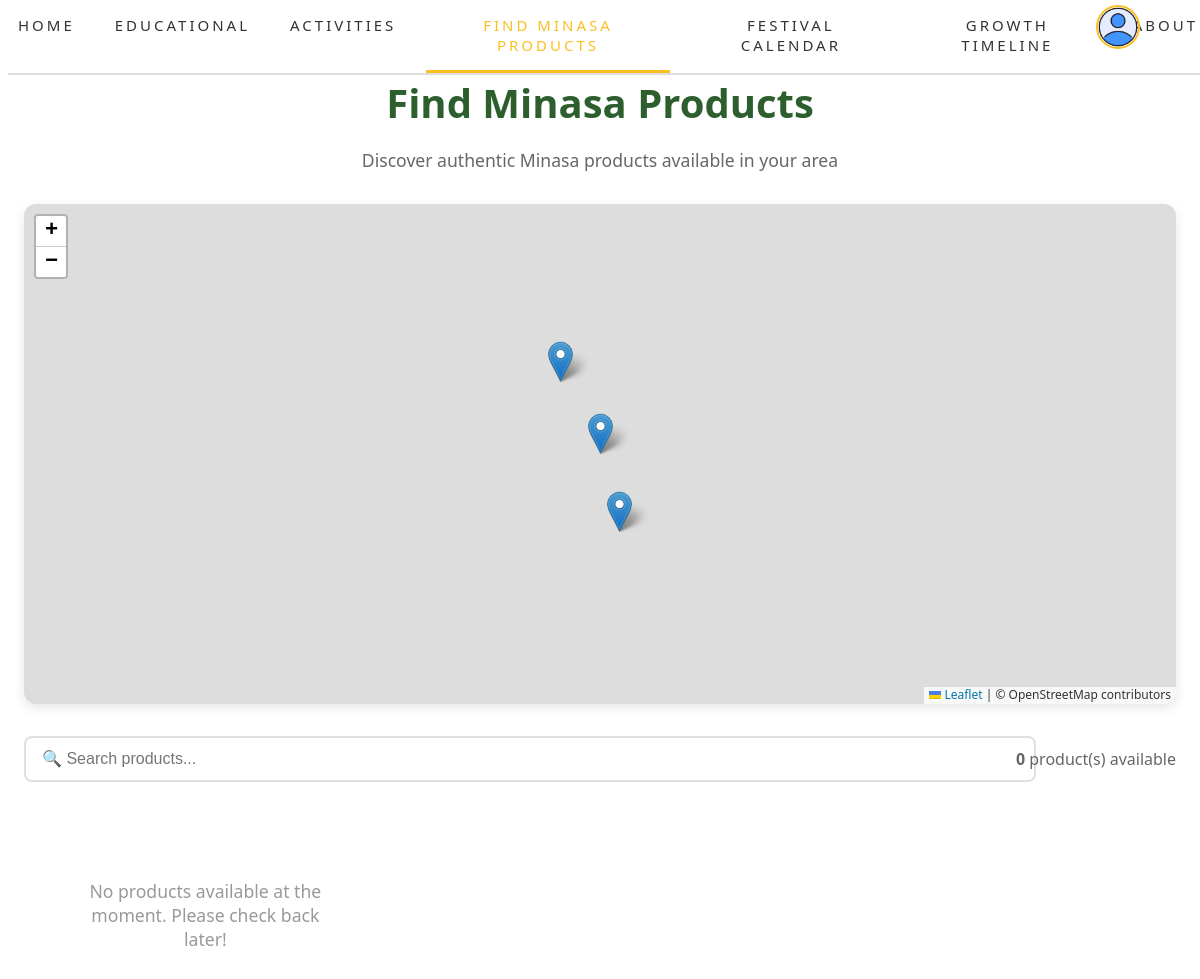
The page /users/find-minasa/ on the database as committed earlier.
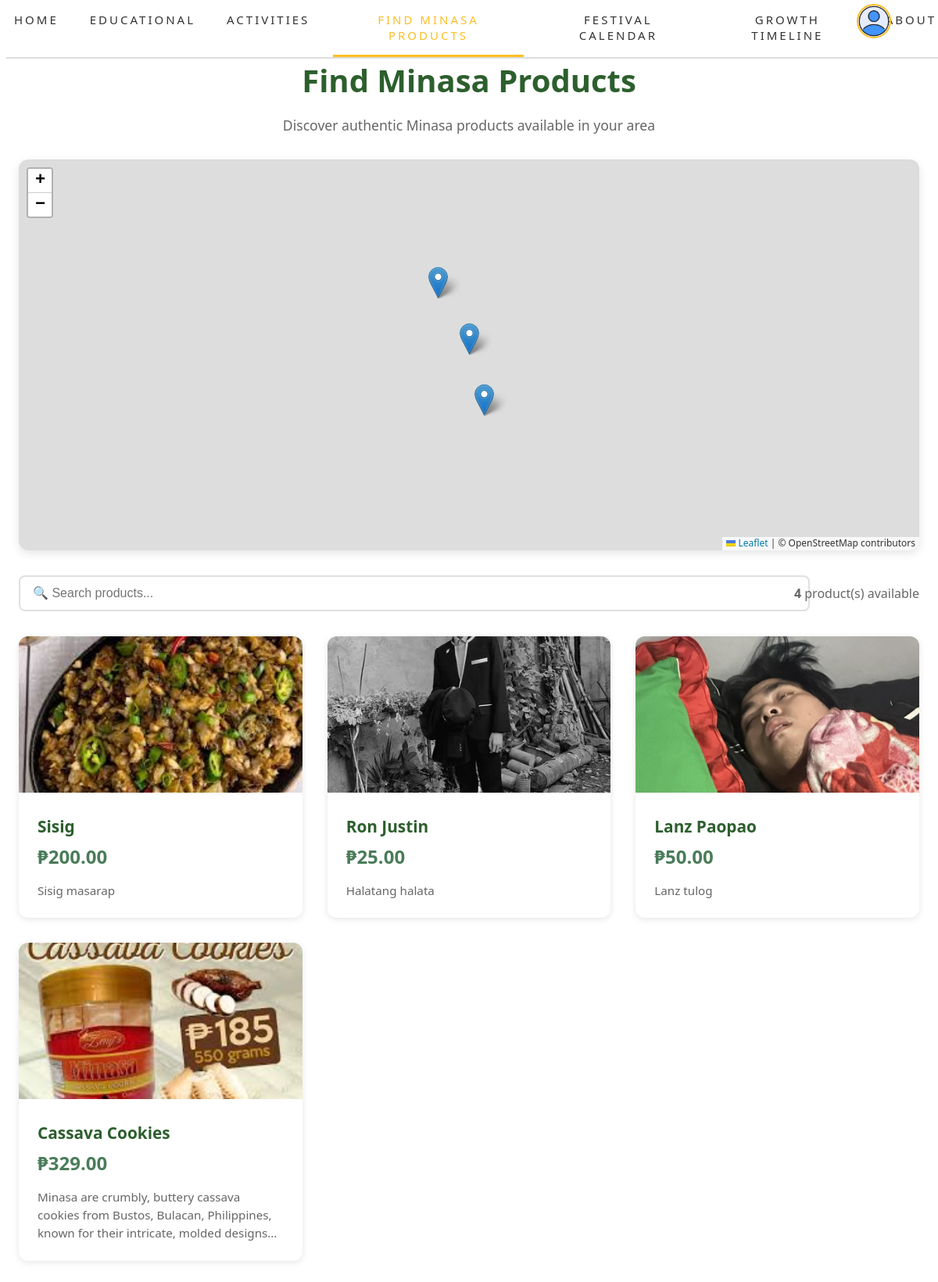
The same page on the database as committed later.
### sections/models.py (models this page shows, shortened)
class MinasaProduct(models.Model):
    image = models.ImageField(upload_to='products/', blank=True, null=True)
    product_name = models.CharField(max_length=200)
    description = models.TextField()
    price = models.DecimalField(max_digits=10, decimal_places=2, default=0.00)  # ADD THIS LINE
    class Meta:
        verbose_name = "Minasa Product"
        verbose_name_plural = "Minasa Products"
        ordering = ['-id']

### sections/views.py (the view)
# urls.py: path('find-minasa/', views.find_minasa, name='find_minasa'),
def find_minasa(request):
    products = MinasaProduct.objects.all().order_by('-id')
    context = {
        'products': products,
    }
    return render(request, 'users/find_minasa.html', context)

### sections/templates/users/find_minasa.html (shortened to what this page needs)
{% extends "users/userbase.html" %}
{% load static %}
{% block content %}
<div class="map-container">
    <div class="map-header">
        <h1>Find Minasa Products</h1>
        <p>Discover authentic Minasa products available in your area</p>
    </div>
    <div class="map-wrapper">
        <div id="map"></div>
    </div>
    <div class="filter-section">
        <div class="search-box">
            <input type="text" id="searchInput" placeholder="🔍 Search products...">
        </div>
        <div class="product-count">
            <strong id="productCount">{{ products.count }}</strong> product(s) available
        </div>
    </div>
    <div class="products-grid" id="productsGrid">
        {% if products %}
            {% for product in products %}
            <div class="product-card" onclick="showProductDetails({{ product.id }})">
                {% if product.image %}
                    <img src="{{ product.image.url }}" alt="{{ product.product_name }}" class="product-image">
                {% else %}
                    <img src="{% static 'images/placeholder-product.png' %}" alt="{{ product.product_name }}" class="product-image">
                {% endif %}
                <div class="product-info">
                    <div class="product-name">{{ product.product_name }}</div>
                    <div class="product-price">₱{{ product.price }}</div>
                    <div class="product-description">{{ product.description|truncatewords:20 }}</div>
                </div>
            </div>
            {% endfor %}
        {% else %}
            <div class="no-products">
                <p>No products available at the moment. Please check back later!</p>
            </div>
        {% endif %}
    </div>
</div>
<link rel="stylesheet" href="https://unpkg.com/leaflet@1.9.4/dist/leaflet.css" />
{% endblock %}

### sections/templates/users/userbase.html (shortened to what this page needs)
{% load static %}
<!DOCTYPE html>
<html>
<head>
    <link rel="stylesheet" type="text/css" href="{% static 'css/section_css.css' %}">
</head>
<body>
    <div class="tabtitle">
        <nav class="navbar">
            {% with request.path as current_path %}
                <a href="{% url 'home' %}" class="{% if current_path == '/users/home/' %}active{% endif %}">Home</a>
                <a href="{% url 'educationalsection' %}" class="{% if current_path == '/users/educationalsection/' %}active{% endif %}">Educational</a>
                <a href="{% url 'activities' %}" class="{% if current_path == '/users/activities/' %}active{% endif %}">Activities</a>
                <a href="{% url 'find_minasa' %}" class="{% if current_path == '/users/find-minasa/' %}active{% endif %}">Find Minasa Products</a>
                <a href="{% url 'festival_calendar' %}" class="{% if current_path == '/users/festival-calendar/' %}active{% endif %}">Festival Calendar</a>
                <a href="{% url 'growth_timeline' %}" class="{% if current_path == '/users/growth-timeline/' %}active{% endif %}">Growth Timeline</a>
                <a href="{% url 'about' %}" class="{% if current_path == '/users/about/' %}active{% endif %}">About</a>
            {% endwith %}
        </nav>
        <a href="{% url 'profile' %}" class="nav-profile-pic">
            <img src="{% if user.profile.image %}{{ user.profile.image.url }}{% else %}{{ MEDIA_URL }}images/user.png{% endif %}" alt="Profile Picture">
        </a>
    </div>
    {% block content %}{% endblock %}
</body>
</html>

### minasaelearning/static/css/section_css.css (style rules this page uses)
h1, h2, h3, div, a, p { font-family: 'Segoe UI', Tahoma, Geneva, Verdana, sans-serif; }
.navbar { position: fixed; display: flex; justify-content: center; list-style: none; background-color: #fff; padding: 0; margin: 0; width: 100%; border-bottom: 2px solid #ddd; z-index: 100; }
.navbar a { display: block; padding: 15px 10px; text-decoration: none; color: #333; font-weight: 500; border-bottom: 3px solid transparent; margin-right: 20px; }
.navbar a:last-child { margin-right: 0; }
.navbar a.active { border-bottom: 3px solid #fbbf24; color: #fbbf24; }
.tabtitle { position: fixed; top: 0; width: 100%; text-align: center; font-size: 15px; font-weight: 600; letter-spacing: 3px; text-transform: uppercase; }
.nav-profile-pic { position: fixed; top: 5px; right: 60px; z-index: 150; }
.nav-profile-pic img { width: 40px; height: 40px; border-radius: 50%; object-fit: cover; border: 2px solid #fbbf24; cursor: pointer; transition: transform 0.2s, box-shadow 0.2s; }

### sections/templates/users/find_minasa.html (style rules this page uses)
.map-container { margin: 2rem auto; margin-top: 75px; max-width: 1200px; padding: 0 1rem; }
.map-header { text-align: center; margin-bottom: 2rem; }
.map-header h1 { color: #2c5f2d; font-size: 2.5rem; margin-bottom: 0.5rem; }
.map-header p { color: #666; font-size: 1.1rem; }
.products-grid { display: grid; grid-template-columns: repeat(auto-fill, minmax(280px, 1fr)); gap: 2rem; margin-top: 2rem; }
.product-card { background: white; border-radius: 12px; overflow: hidden; box-shadow: 0 2px 8px rgba(0,0,0,0.1); transition: transform 0.3s, box-shadow 0.3s; cursor: pointer; }
.product-image { width: 100%; height: 200px; object-fit: cover; background: #f0f0f0; }
.product-info { padding: 1.5rem; }
.product-name { font-size: 1.3rem; font-weight: bold; color: #2c5f2d; margin-bottom: 0.5rem; }
.product-price { font-size: 1.5rem; color: #4a7c59; font-weight: bold; margin-bottom: 1rem; }
.product-description { color: #666; font-size: 0.95rem; line-height: 1.5; display: -webkit-box; -webkit-line-clamp: 3; -webkit-box-orient: vertical; overflow: hidden; }
.map-wrapper { width: 100%; height: 500px; border-radius: 12px; overflow: hidden; box-shadow: 0 4px 12px rgba(0,0,0,0.1); margin-bottom: 2rem; }
#map { width: 100%; height: 100%; }
.filter-section { display: flex; justify-content: space-between; align-items: center; margin-bottom: 1.5rem; flex-wrap: wrap; gap: 1rem; }
.search-box { flex: 1; min-width: 250px; }
.search-box input { width: 100%; padding: 0.75rem 1rem; border: 2px solid #e0e0e0; border-radius: 8px; font-size: 1rem; transition: border-color 0.3s; }
.product-count { color: #666; font-size: 1rem; }

Rows that differ between the two databases and show on the page:
added MinasaProduct: image (picture), product_name "Sisig", price "200.00", description "Sisig masarap"
added MinasaProduct: image (picture), product_name "Ron Justin", price "25.00", description "Halatang halata"
added MinasaProduct: image (picture), product_name "Lanz Paopao", price "50.00", description "Lanz tulog"
added MinasaProduct: image (picture), product_name "Cassava Cookies", price "329.00", description "Minasa are crumbly, buttery cassava cookies from Bustos, Bulacan, Philippines, known for their intricate, molded…"
Other text that changed with them:
{{ products.count }}: "0" → "4"
text no longer shown: "No products available at the moment. Please check back later!"
